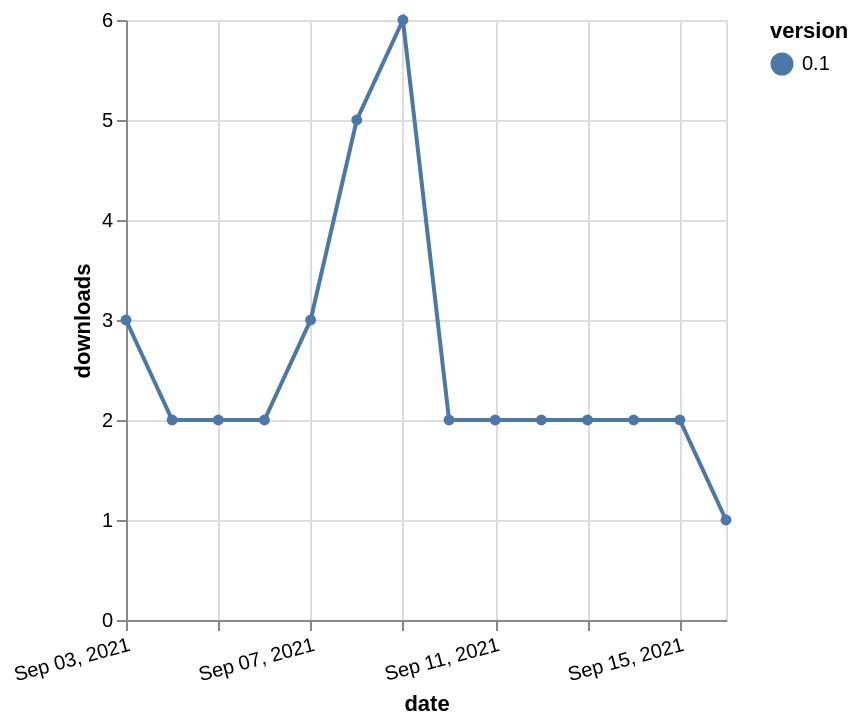

Express this chart as Vega-Lite.
### Vega-Lite specification from a JSON file in a GitHub repository (floating-point values rounded to 4 significant figures)
{"$schema": "https://vega.github.io/schema/vega-lite/v5.json", "description": "A simple bar chart with embedded data.", "data": {"values": [{"date": "2021-09-03", "total": 2667, "delta": 3, "version": "0.1"}, {"date": "2021-09-04", "total": 2669, "delta": 2, "version": "0.1"}, {"date": "2021-09-05", "total": 2671, "delta": 2, "version": "0.1"}, {"date": "2021-09-06", "total": 2673, "delta": 2, "version": "0.1"}, {"date": "2021-09-07", "total": 2676, "delta": 3, "version": "0.1"}, {"date": "2021-09-08", "total": 2681, "delta": 5, "version": "0.1"}, {"date": "2021-09-09", "total": 2687, "delta": 6, "version": "0.1"}, {"date": "2021-09-10", "total": 2689, "delta": 2, "version": "0.1"}, {"date": "2021-09-11", "total": 2691, "delta": 2, "version": "0.1"}, {"date": "2021-09-12", "total": 2693, "delta": 2, "version": "0.1"}, {"date": "2021-09-13", "total": 2695, "delta": 2, "version": "0.1"}, {"date": "2021-09-14", "total": 2697, "delta": 2, "version": "0.1"}, {"date": "2021-09-15", "total": 2699, "delta": 2, "version": "0.1"}, {"date": "2021-09-16", "total": 2700, "delta": 1, "version": "0.1"}]}, "width": "container", "mark": {"type": "line", "point": {"filled": true}}, "encoding": {"x": {"field": "date", "type": "temporal", "timeUnit": "yearmonthdate", "title": "date", "axis": {"labelAngle": -15}}, "y": {"field": "delta", "type": "quantitative", "title": "downloads"}, "color": {"field": "version", "type": "nominal"}, "tooltip": {"field": "delta"}}}
